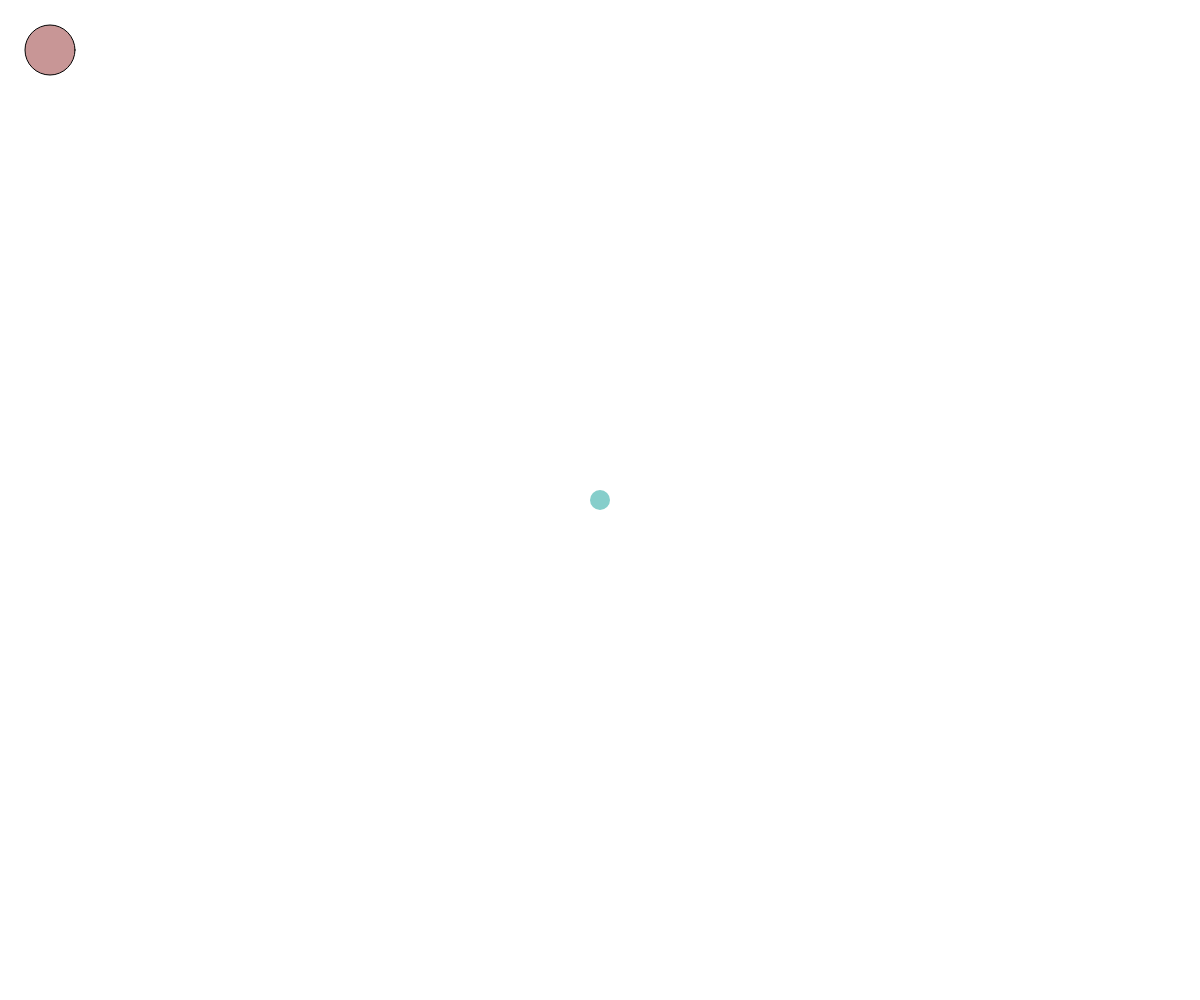
Frame 1 (no input)
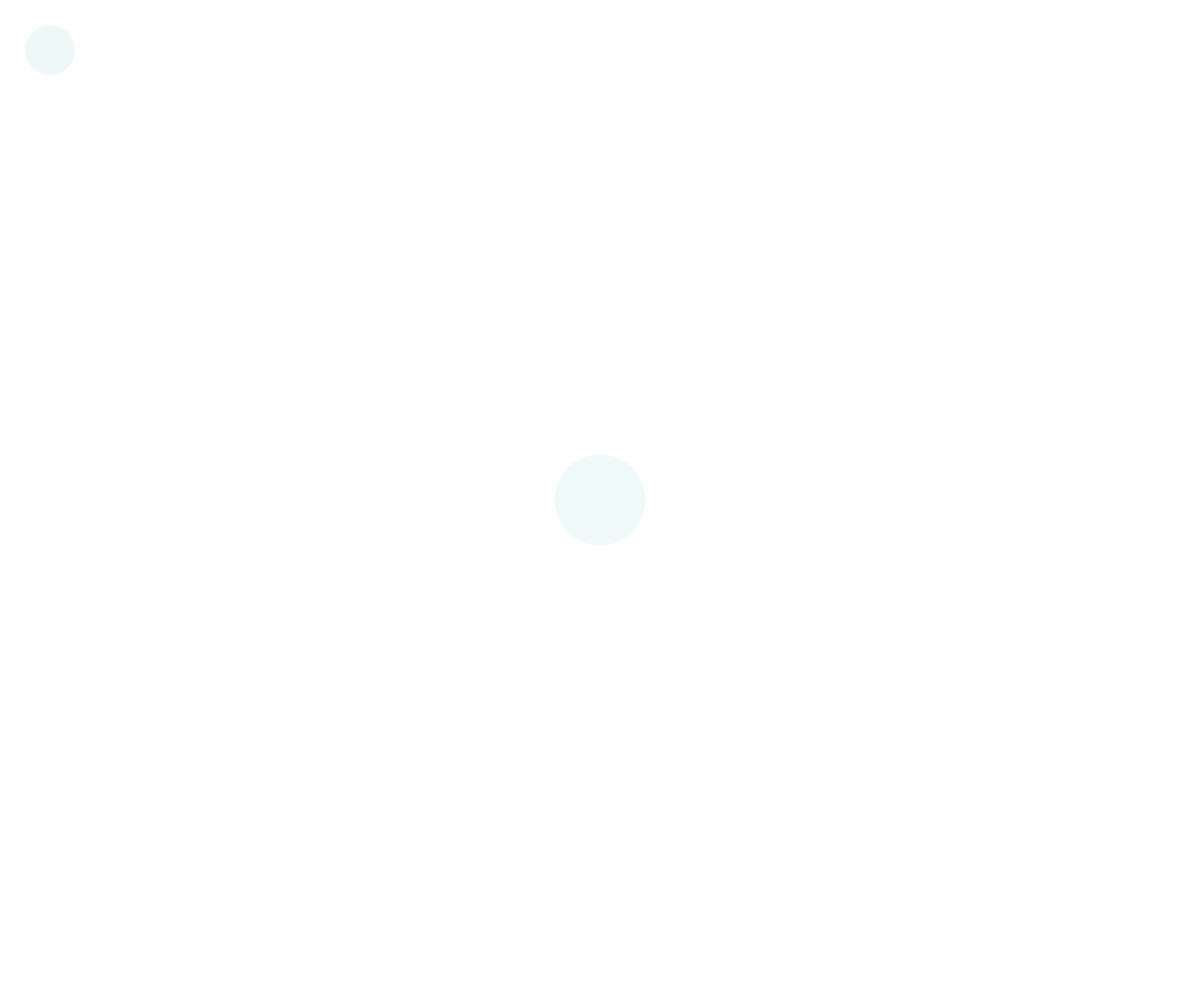
Frame 60 (no input)
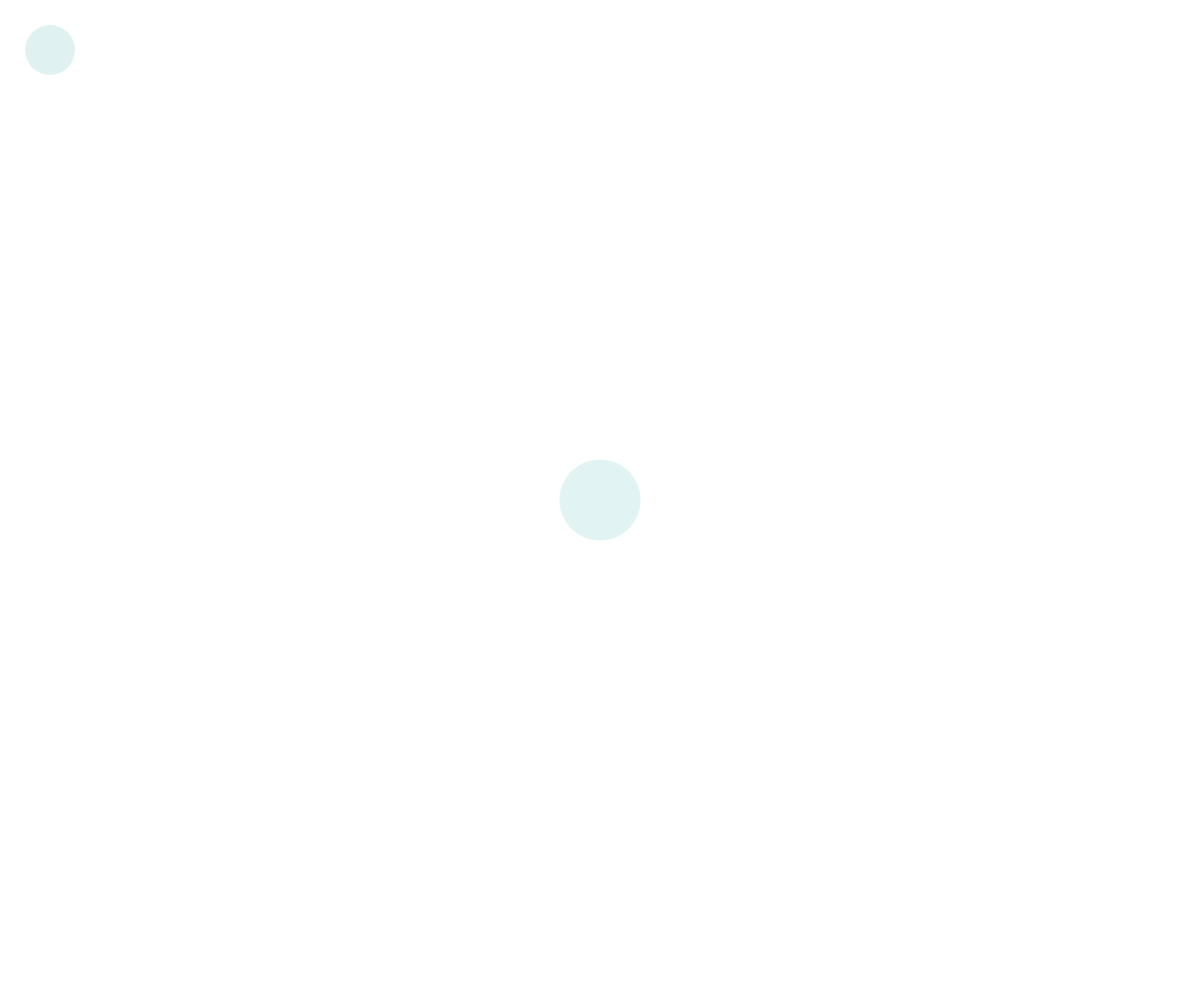
Frame 120 (the mouse pressed at the canvas centre since frame 60)

The p5.js sketch that drew these frames (run headless with seeded random() and noise() and a simulated clock; from frame 60 on, the mouse is pressed at the canvas centre):

// p5.js sketch
// ── sketch.js
console.log('hello world')
let circ
let c = {r: 150, g: 20, b: 170}
let allCircles = []

function setup() {
  createCanvas(windowWidth, windowHeight)
  fill (200, 150, 150)
  circ = new Circle(windowWidth/2, windowHeight/2)
}

function draw() {
  background(255)
  ellipse(50, 50, 50)
  circ.initialize()
}

// ── circles.js
class Circle {
  constructor(x, y, color, index) {
    this.x = x
    this.y = y
    this.c = color || {r: 134, g: 206, b: 203}
    this.index = index || 0

    this.initSize = 20
    this.maxSize = 100
    this.initFade = 255 //full opacity
    this.appear = true
    this.s = this.initSize
    this.fade = this.initFade
  }

  initialize() {
    this.appear === true ? this.display() : this.hide()
  }

  display() {
    noStroke()
    fill(this.c.r, this.c.g, this.c.b, this.fade)
    ellipse(this.x, this.y, this.s)
    this.expand()
    this.changeOpacity()
  }

  hide() {
    noFill()
  }

  expand() {
    this.s <= this.maxSize ? this.s += 1.2 : this.s = this.initSize
  }

  changeOpacity() {
    let delay = (this.maxSize - this.initSize)*0.0625
    this.fade = map(this.s, this.initSize + delay, this.maxSize, 255, 0)
  }
}

// ── sorting.js
let color = {r: 227, g: 30, b: 82}
let pandian = new Circle(window.innerWidth - 500, window.innerHeight - 100, color)

let blueCircles = []
  blueCircles[0] = new Circle((window.innerWidth/100) * 13, (window.innerHeight/10) * 6.2, color);
  blueCircles[1] = new Circle(blueCircles[0].x + window.innerWidth/17, blueCircles[0].y + window.innerHeight/9, color);
  blueCircles[2] = new Circle(blueCircles[0].x + window.innerWidth/7.6, blueCircles[0].y + window.innerHeight/6, color);
  blueCircles[3] = new Circle(blueCircles[0].x + window.innerWidth/4.7, blueCircles[0].y + window.innerHeight/5.4, color);

function allBlueCircles() {
  for (i = 0; i < blueCircles.length; i ++) {
    blueCircles[i].initialize()
  }
}
